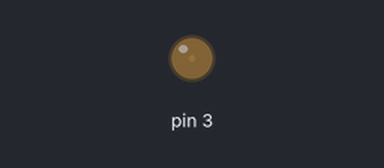
A sketch run on a simulated Arduino Uno, built with avr-gcc and run on an emulated ATmega328P. On the bench: output pins drawn as LEDs (lit = HIGH).

Above: at 0.05 s.
At 1.15 s:
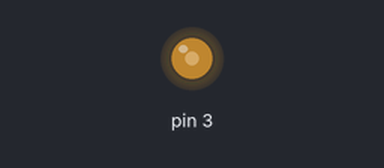
At 2.3 s:
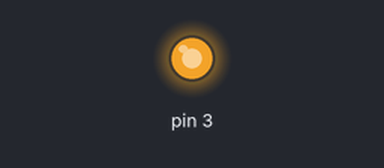
At 4.6 s:
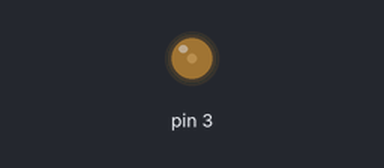
Timing chart, 0 to 6.7 s (numbered marks = the images above):
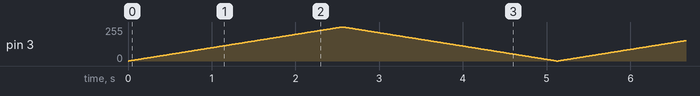

The sketch:

shield_led_analogWrite.ino
```cpp
void setup() {
  // put your setup code here, to run once:
  pinMode(3, OUTPUT);

}

void loop() {
  // put your main code here, to run repeatedly:
  int i;
   for (i = 0; i < 256; i++)
  {
    analogWrite(3, i);
    delay(10);
    if (i == 255)
      break;
  }
 for (i = 255; i > -1; i--)
  {
    analogWrite(3, i);
    delay(10);
    if (i == 0)
      break;
  }
}
```
